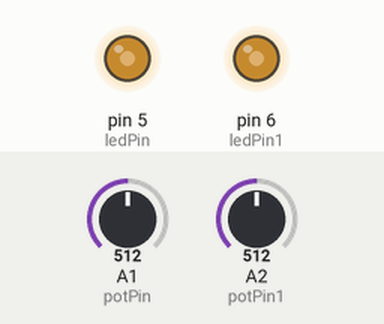
This sketch was run on a simulated Arduino Uno, built with avr-gcc and run on an emulated ATmega328P. Parts: output pins drawn as LEDs (lit = HIGH). Inputs (shaded band) come from the test bench; at power-on: A1 (potPin) = 512, A2 (potPin1) = 512.

Above: at 1.2 s.
1.3 s: A1 (potPin) set to 716
At 1.7 s:
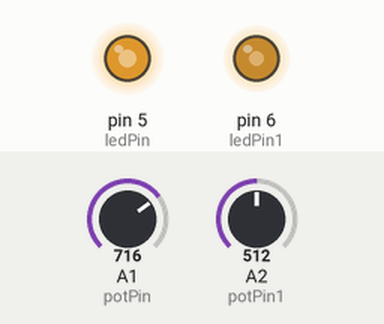
2.8 s: A2 (potPin1) set to 716
At 4.0 s:
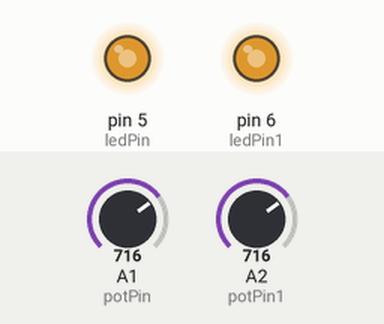
4.3 s: A1 (potPin) set to 900
At 5.2 s:
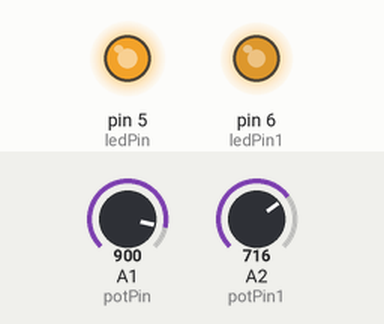
5.8 s: A2 (potPin1) set to 900
At 6.3 s:
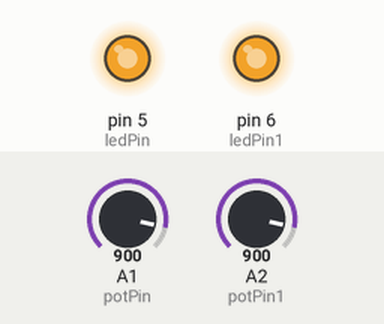
7.3 s: A1 (potPin) set to 511
At 8.5 s:
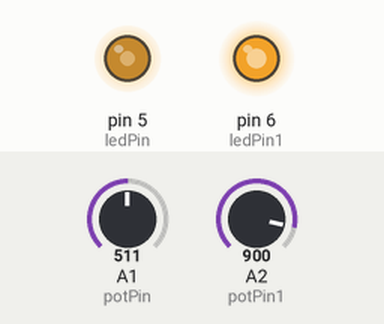
8.8 s: A2 (potPin1) set to 122
At 9.8 s:
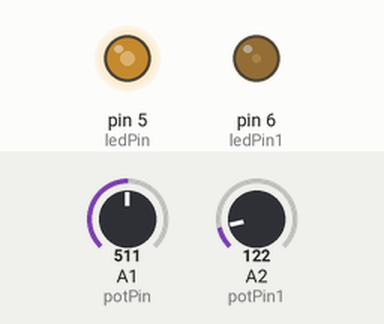
Timing chart, 0 to 11.3 s (numbered marks = the images above; inputs shaded):
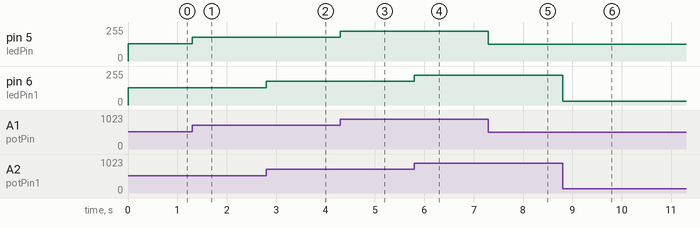

Measured:
- after the input at 1.3 s, pin 5 (ledPin): 128/255 → 179/255 at once
- after the input at 2.8 s, pin 6 (ledPin1): 128/255 → 179/255 at once
- after the input at 4.3 s, pin 5 (ledPin): 179/255 → 225/255 at once
- after the input at 5.8 s, pin 6 (ledPin1): 179/255 → 225/255 at once
- after the input at 7.3 s, pin 5 (ledPin): 225/255 → 127/255 at once
- after the input at 8.8 s, pin 6 (ledPin1): 225/255 → 30/255 at once

The sketch:

PotDimmer.pde
```cpp
/*
 * PotDimmer
 * ---------
 *
 * Use a potentiometer to adjust the brightness of an PWM'd LED
 *
 */

int potPin = 1;
int potPin1 = 2;    // select the input pin for the potentiometer
int ledPin = 5;   // select the pin for the LED
int ledPin1 = 6;
int val = 0;       // variable to store the value coming from the sensor
int val1 =0;

void setup() {
  pinMode(ledPin, OUTPUT);  // declare the ledPin as an OUTPUT
}

void loop() {
  val = analogRead(potPin);    // read the value from the sensor
  val = val/4;                 // convert from 0-1023 to 0-255
  analogWrite(ledPin, val);    // turn the ledPin on

  val1 = analogRead(potPin1);    // read the value from the sensor
  val1 = val1/4;                 // convert from 0-1023 to 0-255
  analogWrite(ledPin1, val1);    // turn the ledPin on

}
```
